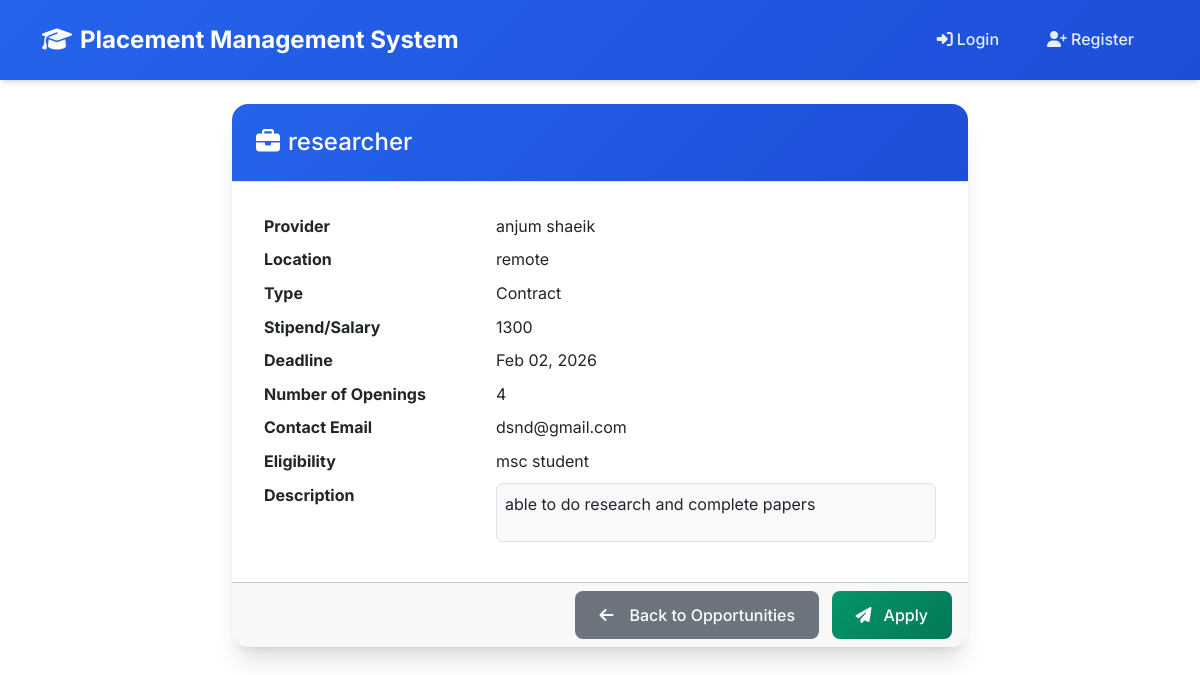
The page /students/opportunity/9/ (signed in) on the database its author committed.
### providers/models.py (models this page shows, shortened)
class PublishOpportunity(models.Model):
    OPPORTUNITY_TYPE_CHOICES = [
        ('internship', 'Internship'),
        ('full_time', 'Full-time'),
        ('part_time', 'Part-time'),
        ('contract', 'Contract'),
    ]
    STATUS_CHOICES = [
        ('pending', 'Pending'),
        ('approved', 'Approved'),
        ('rejected', 'Rejected'),
    ]
    provider = models.ForeignKey(ProviderProfile, on_delete=models.CASCADE, related_name='opportunities')
    title = models.CharField(max_length=200)
    description = models.TextField()
    location = models.CharField(max_length=100)
    type = models.CharField(max_length=20, choices=OPPORTUNITY_TYPE_CHOICES)
    stipend_salary = models.CharField(max_length=100, blank=True)
    application_deadline = models.DateField()
    start_date = models.DateField(null=True, blank=True)
    duration = models.CharField(max_length=50, blank=True)
    number_of_openings = models.PositiveIntegerField(null=True, blank=True)
    eligibility = models.TextField(blank=True)
    contact_email = models.EmailField()
    status = models.CharField(max_length=10, choices=STATUS_CHOICES, default='pending')
    created_at = models.DateTimeField(auto_now_add=True)
    updated_at = models.DateTimeField(auto_now=True)

### accounts/models.py (models this page shows, shortened)
class ProviderProfile(models.Model):
    user = models.OneToOneField(User, on_delete=models.CASCADE)
    company_name = models.CharField(max_length=200)
    company_address = models.TextField()
    contact_person = models.CharField(max_length=100)
    website = models.URLField(blank=True)
    company_size = models.CharField(max_length=50, blank=True)
    industry = models.CharField(max_length=100, blank=True)

class User(AbstractUser):
    USER_TYPES = (
        ('student', 'Student'),
        ('tutor', 'Tutor'),
        ('provider', 'Provider'),
    )
    user_type = models.CharField(max_length=10, choices=USER_TYPES)
    phone = models.CharField(max_length=15, blank=True, validators=[validate_phone_number])
    is_verified = models.BooleanField(default=False)
    created_at = models.DateTimeField(auto_now_add=True)
    updated_at = models.DateTimeField(auto_now=True)

### students/views.py (the view)
# urls.py: path('opportunity/<int:pk>/', views.opportunity_detail, name='opportunity_detail'),
@student_required
@handle_exceptions
def opportunity_detail(request, pk):
    opportunity = get_object_or_404(PublishOpportunity, pk=pk, status='approved')
    return render(request, 'students/opportunity_detail.html', {'opportunity': opportunity})

### core/context_processors.py (called while the page is built)
def global_context(request):
    context = {
        'site_name': 'Placement Management System',
        'current_year': 2024,
    }
    if hasattr(settings, 'GOOGLE_MAPS_API_KEY'):
        context['google_maps_api_key'] = settings.GOOGLE_MAPS_API_KEY
    else:
        context['google_maps_api_key'] = ''
    return context

### templates/students/opportunity_detail.html (shortened to what this page needs)
{% extends 'index.html' %}
{% block content %}
<div class="container py-4">
    <div class="row justify-content-center">
        <div class="col-lg-8">
            <div class="card shadow-custom">
                <div class="card-header bg-gradient-primary text-white">
                    <h4 class="mb-0">
                        <i class="fas fa-briefcase me-2"></i>{{ opportunity.title }}
                    </h4>
                </div>
                <div class="card-body">
                    <dl class="row mb-0">
                        <dt class="col-sm-4">Provider</dt>
                        <dd class="col-sm-8">{{ opportunity.provider.user.get_full_name }}</dd>
                        <dt class="col-sm-4">Location</dt>
                        <dd class="col-sm-8">{{ opportunity.location }}</dd>
                        <dt class="col-sm-4">Type</dt>
                        <dd class="col-sm-8">{{ opportunity.get_type_display }}</dd>
                        <dt class="col-sm-4">Stipend/Salary</dt>
                        <dd class="col-sm-8">{{ opportunity.stipend_salary }}</dd>
                        <dt class="col-sm-4">Deadline</dt>
                        <dd class="col-sm-8">{{ opportunity.application_deadline|date:'M d, Y' }}</dd>
                        <dt class="col-sm-4">Number of Openings</dt>
                        <dd class="col-sm-8">{{ opportunity.number_of_openings }}</dd>
                        <dt class="col-sm-4">Contact Email</dt>
                        <dd class="col-sm-8">{{ opportunity.contact_email }}</dd>
                        <dt class="col-sm-4">Eligibility</dt>
                        <dd class="col-sm-8">{{ opportunity.eligibility|default:'-' }}</dd>
                        <dt class="col-sm-4">Description</dt>
                        <dd class="col-sm-8"><div class="border rounded p-2 bg-light">{{ opportunity.description|linebreaks }}</div></dd>
                    </dl>
                </div>
                <div class="card-footer text-end">
                    <a href="{% url 'students:opportunity_list' %}" class="btn btn-secondary">
                        <i class="fas fa-arrow-left me-2"></i>Back to Opportunities
                    </a>
                    <form method="post" action="{% url 'students:apply_opportunity' opportunity.id %}" style="display:inline-block;">
                        <button type="submit" class="btn btn-success ms-2">
                            <i class="fas fa-paper-plane me-1"></i>Apply
                        </button>
                    </form>
                </div>
            </div>
        </div>
    </div>
</div>
{% endblock %}

### templates/index.html (style rules this page uses)
:root { --primary-color: #2563eb; --primary-dark: #1d4ed8; --secondary-color: #64748b; --success-color: #059669; --warning-color: #d97706; --danger-color: #dc2626; --light-bg: #f8fafc; --dark-bg: #0f172a; --border-color: #e2e8f0; --text-primary: #1e293b; --text-secondary: #64748b; --shadow-sm: 0 1px 2px 0 rgb(0 0 0 / 0.05); --shadow-md: 0 4px 6px -1px rgb(0 0 0 / 0.1), 0 2px 4px -2px rgb(0 0 0 / 0.1); --shadow-lg: 0 10px 15px -3px rgb(0 0 0 / 0.1), 0 4px 6px -4px rgb(0 0 0 / 0.1); --shadow-xl: 0 20px 25px -5px rgb(0 0 0 / 0.1), 0 8px 10px -6px rgb(0 0 0 / 0.1); }
* { margin: 0; padding: 0; box-sizing: border-box; }
body { font-family: 'Inter', -apple-system, BlinkMacSystemFont, 'Segoe UI', Roboto, sans-serif; line-height: 1.6; color: var(--text-primary); background-color: #ffffff; }
.btn { font-weight: 500; border-radius: 0.5rem; padding: 0.75rem 1.5rem; transition: all 0.3s ease; border: none; text-decoration: none; display: inline-flex; align-items: center; gap: 0.5rem; }
.btn-success { background: linear-gradient(135deg, var(--success-color) 0%, #047857 100%); color: white; }
.card { border: none; border-radius: 1rem; box-shadow: var(--shadow-sm); transition: all 0.3s ease; overflow: hidden; }
.card-header { background: linear-gradient(135deg, var(--light-bg) 0%, #ffffff 100%); border-bottom: 1px solid var(--border-color); padding: 1.5rem; font-weight: 600; }
.card-body { padding: 2rem; }
.bg-gradient-primary { background: linear-gradient(135deg, var(--primary-color) 0%, var(--primary-dark) 100%); }
.shadow-custom { box-shadow: var(--shadow-xl); }

### rows shown on the page
PublishOpportunity: title "researcher", provider.user.get_full_name "anjum shaeik", location "remote", type "Contract", stipend_salary "1300", application_deadline "Feb 02, 2026", number_of_openings "4", contact_email "dsnd@gmail.com", eligibility "msc student", description "able to do research and complete papers"
